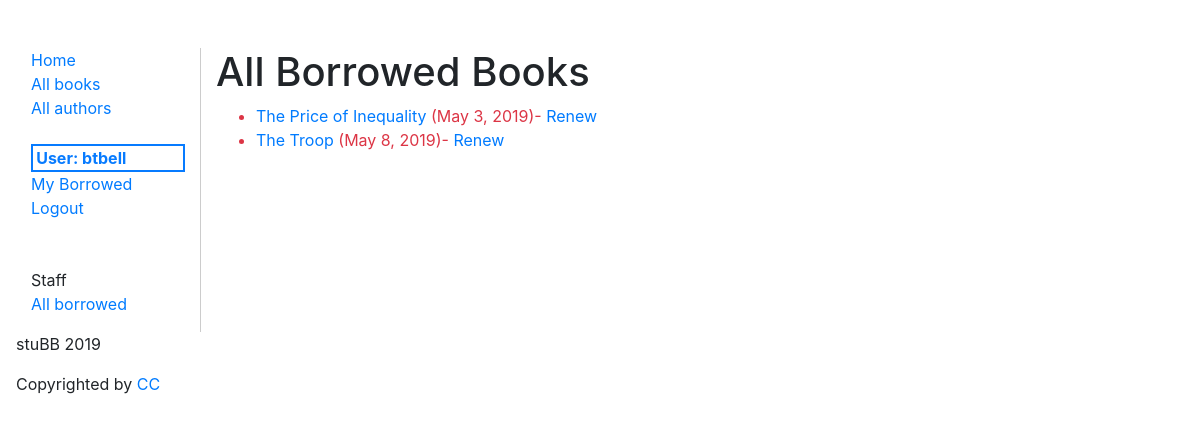
Page /catalog/borrowed/ (signed in) on the committed database.
### catalog/models.py (models this page shows, shortened)
class BookInstance(models.Model):
  id = models.UUIDField(primary_key=True, default=uuid.uuid4,
                        help_text="Unique ID for this particular book across whole library")
  book = models.ForeignKey('Book', on_delete=models.SET_NULL, null=True)
  imprint = models.CharField(max_length=200)
  due_back = models.DateField(null=True, blank=True)
  borrower = models.ForeignKey(User, on_delete=models.SET_NULL, null=True, blank=True)
  @property
  def is_overdue(self):
    if self.due_back and date.today() > self.due_back:
      return True
    return False
  LOAN_STATUS = (
    ('d', 'Maintenance'),
    ('o', 'On loan'),
    ('a', 'Available'),
    ('r', 'Reserved'),
  )
  status = models.CharField(max_length=1, choices=LOAN_STATUS, blank=True, default='d', help_text='Book availability')
  class Meta:
    ordering = ["due_back"]
    permissions = (("can_mark_returned", "Set book as returned"),)

class Book(models.Model):
  title = models.CharField(max_length=200)
  author = models.ForeignKey('Author', on_delete=models.SET_NULL, null=True)
  summary = models.TextField(max_length=1000, help_text="Enter a brief description of the book")
  isbn = models.CharField('ISBN', max_length=14,
                          help_text='13 Character <a href="https://www.isbn-international.org/content/what-isbn">ISBN number</a>')
  genre = models.ManyToManyField(Genre, help_text="Select a genre for this book")
  subject = models.CharField(max_length=100, null=True, blank=True)
  publisher = models.CharField(max_length=250, null=True, blank=True)
  contributor = models.CharField(max_length=200, null=True, blank=True, help_text="An entity responsible for making contributions to the content of the resource.")
  date = models.DateField(null=True, blank=True,)
  type = models.CharField(max_length=60, null=True, blank=True, help_text="Genre")
  format = models.CharField(max_length=60, null=True, blank=True, help_text="Format may include the media-type or dimensions of the resource.")
  source = models.CharField(max_length=60, null=True, blank=True)
  language = models.CharField(max_length=60, null=True, blank=True)
  relation = models.CharField(max_length=60, null=True, blank=True, help_text="A reference to a related resource.")
  coverage = models.CharField(max_length=250, null=True, blank=True, help_text="Coverage will typically include spatial location (a place name or geographic coordinates), temporal period (a period label, date, or date range) or jurisdiction (such as a named administrative entity).")
  rights = models.CharField(max_length=250, null=True, blank=True, help_text="A Rights element will contain a rights management statement for the resource, or reference a service providing such information.")
  class Meta:
    ordering = ['title']
  def display_genre(self):
    """Note: Getting the genre may not be a good idea here, because
      of the "cost" of the database operation. We're showing you how because
      calling functions in your models can be very useful for other reasons —
      for example to add a Delete link next to every item in the list."""
    """Creates a string for the Genre. This is required to display genre in Admin."""
    return ', '.join([genre.name for genre in self.genre.all()[:3]])
  display_genre.short_description = 'Genre'

### catalog/views.py (the view)
# urls.py: path('borrowed/', views.BorrowedBooksLibrarianListView.as_view(), name='all-borrowed'),
class BorrowedBooksLibrarianListView(PermissionRequiredMixin, generic.ListView):
  model = BookInstance
  template_name = 'catalog/bookinstance_list_all_borrowed.html'
  paginate_by = 10
  permission_required = 'catalog.can_change_book_instance'
  def get_queryset(self):
    return BookInstance.objects.filter(status__exact='o').order_by('due_back')

### templates/catalog/bookinstance_list_all_borrowed.html
{% extends "catalog/base.html" %}
{% block content %}
    <h1>All Borrowed Books</h1>
{% if perms.catalog.can_change_book_instance %}
    <ul>
      {% for bookinst in bookinstance_list %}
      <li class="{% if bookinst.is_overdue %}text-danger{% endif %}">
        <a href="{% url 'book-detail' bookinst.book.pk %}">{{bookinst.book.title}}</a> ({{ bookinst.due_back }}){% if perms.catalog.can_mark_returned %}- <a href="{% url 'renew-book' bookinst.id %}">Renew</a>  {% endif %}
      </li>
      {% endfor %}
    </ul>
    {% else %}
      <p>There are no books borrowed.</p>
    {% endif %}
{% endblock %}

### templates/catalog/base.html (shortened to what this page needs)
<!DOCTYPE html>
<html lang="en">
  <head>
    {% load staticfiles %}
    {% block head %}
    <link rel="stylesheet" href="{% static 'styles/catalog.css' %}" />
    <link rel="stylesheet" href="https://stackpath.bootstrapcdn.com/bootstrap/4.1.3/css/bootstrap.min.css">
    {% endblock %}
  </head>
  <body>
    <div class="container-fluid">
    <div class="row">
      <div class="col-sm-2">
      {% block sidebar %}
        <ul class="sidebar-nav">
          <li><a href="{% url 'index' %}">Home</a></li>
          <li><a href="{% url 'books' %}">All books</a></li>
          <li><a href="{% url 'authors' %}">All authors</a></li><br />
        {% if user.is_authenticated %}
          <li class="current-user">User: {{ user.get_username }}</li>
          <li><a href="{% url 'my-borrowed' %}">My Borrowed</a> </li>
          <li><a href="{% url 'logout'%}">Logout</a></li>
          <br><br>
          <li>Staff</li>
          <li><a href="{% url 'all-borrowed' %}">All borrowed</a></li>
        {% else %}
          <li><a href="{% url 'login'%}">Login</a></li>
        {% endif %}
        </ul>
     {% endblock %}
      </div>
      <div class="col-sm-10 content">
        {% block content %}{% endblock %}
      </div>
    </div>
  </div>
  <footer class="basic-footer">
      <p> stuBB 2019</p>
      <p>Copyrighted by <a href="https://creativecommons.org/licenses/by/3.0/">CC</a></p>
  </footer>
  </body>
</html>

### catalog/static/styles/catalog.css (style rules this page uses)
.sidebar-nav { margin-top: 3em; list-style: none; margin-left: -1.5em; }
.content { margin-top: 3em; border-left: 1px solid #ccc; }
.current-user { border: 2px solid #077bff; color: #077bff; font-weight: bold; padding-left: .2em; }
footer { padding-left: 1em; }

### rows in the picture
BookInstance: book "The Price of Inequality", due_back "May 3, 2019"
BookInstance: book "The Troop", due_back "May 8, 2019"

### other values in the picture
{{ user.get_username }} "btbell"
